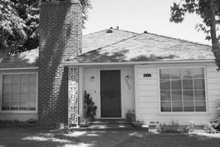
%> input picture tme1/Scene/CALsuburb/image_0013.jpg, 220 x 147 px, shrunk from 330 x 220 before the run
$ octave --eval "result = testExtractionSIFTsImage;"   (GNU Octave 9; MATLAB toolbox functions it lacks are replaced by stand-ins)
%> lines starting %> are read from the running program, lines starting %| are printed output that depends on the picture
%> in testExtractionSIFTsImage, I is the input picture: size 147x220 uint8; min 5, max 255, mean 131.1
### tme1/scripts/convolution_separable.m
function [ J ] = convolution_separable( I, hx , hy )
%> called with hx = [-1 0 1], hy = [0.25; 0.5; 0.25]

padding=1; % 0 = zero-padding, 1= recopie

% convloution 1 d selon l'axe des x
d = size(hx,2);
if(size(hx,1)~=1)
    'erreur filtre x pas de bonne dimension'
end

if(mod(d,2)~=1)
    'erreur filtre x paqs de taille impaire'
end

d1 = size(hy,1);

if(size(hy,2)~=1)
    'erreur filtre y pas de bonne dimension'
end

if(mod(d,2)~=1)
    'erreur filtre y paqs de taille impaire'
end

if(d1~=d)
    'erreur'
end


[n,m] = size(I);
%> n = 147; m = 220

t = (d-1)/2;

% Matrice de Toeplitz Tx : taille m+2*t,m
Tx = zeros(m+2*t,m);
for j=1:m
    Tx(j:j+d-1,j) = hx';
end
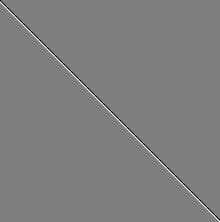
%> Tx: size 222x220 double; min -1, max 1, mean 0; drawn with min black and max white

% Ip : padding sur les colonnes : taille n,m+2*t
Ip = zeros(n,m+2*t);
Ip(:,t+1:m+t) = I(:,:);

if(padding==1)
    for i=1:t
        Ip(:,i) = I(:,1);
        Ip(:,m+t+i) = I(:,m);
    end
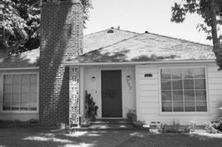
%> Ip: size 147x222 double; min 5, max 255, mean 130.8
end
% Calcul de la convolution selon le filtre hx
y = Ip * Tx;

% Padding de la r閜onse selon les lignes : yP taille n+2*t,m
yP = zeros(n+2*t,m);
yP(t+1:n+t,:)=y;

if(padding==1)
    for i=1:t
        yP(i,:) = y(1,:);
        yP(n+t+i,:) = y(n,:);
    end
%> yP: size 149x220 double; min -198, max 174, mean 0.3; mean of the top-left, top-right, bottom-left and bottom-right quarters 1.9, -1.5, -0.5, 1.3
end


% Matrice de Toeplitz Ty : taille n,n+2*t
Ty = zeros(n,n+2*t);

for i=1:n
    Ty(i,i:i+d-1) = hy';
end
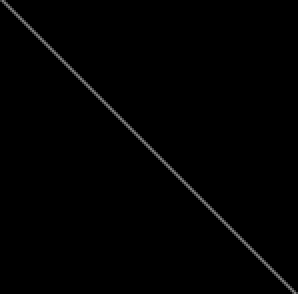
%> Ty: size 147x149 double (shown 2 times larger); min 0, max 0.5, mean 0.00671

J = Ty * yP;


end

### tme1/scripts/computeSIFTsImage.m
function [ sifts ] = computeSIFTsImage(I, s)
  sifts = [];

  Ix = convolution_separable(I, [-1 0 1], (1/4) * [1; 2; 1]);
  Iy = convolution_separable(I, (1/4)*[1 2 1], [-1; 0; 1]);
%> call 2 of convolution_separable, with hx = [0.25 0.5 0.25], hy = [-1; 0; 1]
%> after the loop in convolution_separable (call 2), `for i=1:t`:
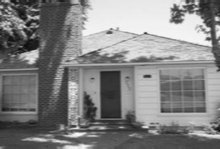
%> yP: size 149x220 double; min 9.25, max 251.2, mean 130.9
  Ig = sqrt(Ix .^ 2 + Iy .^ 2);
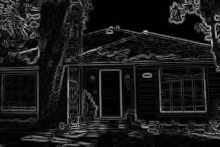
%> Ig: size 147x220 double; min 0, max 190.7, mean 26
  Ior = orientation(Ix, Iy, Ig);
  Mg = gaussSIFT(s);
  r = denseSampling(I, s, 8);

  for i=1:size(r,2)
  	sifts = [sifts ; computeSIFT(r(:,i), s, Ig, Ior, Mg)];
  end

end

### tme1/scripts/orientation.m
function [Iori] = orientation( Ix, Iy , Ig)

[n,m] = size(Ix);


taille = 8;
ori = zeros(taille,2);
for i=1:taille
    ori(i,1) =  cos(2*pi*(i-1)/taille);
    ori(i,2) =  sin(2*pi*(i-1)/taille);
end


Iori = zeros(n,m);

    for i=1:n
        for j=1:m
            if(Ig(i,j)>0)
                v = [ Ix(i,j) ; - Iy(i,j)] ;
                v = v/ norm(v);
                prod = ori * v;
                [Y,I] = max(prod);
                Iori(i,j) = I;
            end
        end
    end
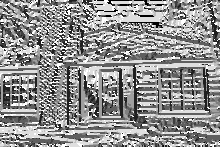
%> Iori: size 147x220 double; min 0, max 8, mean 4.59; drawn with min black and max white
%> after the loop, I = 4; Y = 0.962; prod = [-0.486; 0.275; 0.874; 0.962; 0.486; -0.275; -0.874; -0.962]; v = [-0.486; 0.874]


end

### tme1/scripts/gaussSIFT.m
function [ Mg ] = gaussSIFT(  s )
%> called with s = 16
sigma = 0.5 * s;
N2 = ceil(s/2);

Mg = zeros(s,s);
for i=1:s
    for j=1:s
        Mg(i,j) = 1/(2*pi*sigma*sigma) * exp (-( (i-N2) * (i-N2) + (j-N2) * (j-N2))/(2*sigma*sigma)  );
    end
end


end

### tme1/scripts/denseSampling.m
function [ r ] = denseSampling( I, s, delta )
%> called with s = 16, delta = 8


[w,h] = size(I);
%> w = 147; h = 220
nx = (w-s+1)/delta;
%> nx = 16.5
ny = (h-s+1)/delta;
%> ny = 25.62

r = zeros(2,ceil(nx)*ceil(ny));

cpt =1;
for i=1:delta:w
    depx=i;
    bstopx=0;
    if(i+s-1>w)
        depx = w-s+1;
        bstopx=1;
    end

    for j=1:delta:h
        depy=j;
        bstopy=0;
        if(j+s-1>h)
            depy = h-s+1;
            bstopy=1;
        end
        r(:,cpt) = [depx; depy];

        cpt = cpt +1;

        if(bstopy==1)
            break;
        end
    end
    if(bstopx==1)
        break;
    end
end
%> after the loop, cpt = 487


end

### tme1/scripts/computeSIFT.m
function [sift] = computeSIFT(pt, s, Ig, Ior, Mg)
  nbin = 8;
  ps = 4; % patch size
  sift = zeros(s, nbin);
  k = 1;
  for i = 1 : s/4
    for j = 1 : s/4
      r1 = (i - 1) * ps + pt(1);
      r2 = r1 + ps - 1;
      c1 = (j - 1) * ps + pt(2);
      c2 = c1 + ps - 1;

      h = zeros(nbin, 1);
      for r = 0:3
        for c = 0:3
          b = Ior(r1+r, c1+c);
          if b != 0
            h(b, 1) = h(b, 1) + Ig(r1+r, c1+c) * Mg(r+1, c+1);
          end
        end
      end

      sift(k,:) = h;
      k += 1;
    end
  end
  sift = reshape(sift', 1, s * nbin);

  if(norm(sift) < 0.4)
    sift = zeros(1,128);
    return
  end

  sift/=norm(sift);
  sift = min(sift,0.2);
  sift/=norm(sift);

end

### tme1/scripts/testExtractionSIFTsImage.m
function [sifts] = testExtractionSIFTsImage()

I = imread('../Scene/bedroom/image_0013.jpg');

sifts = computeSIFTsImage(I,16)
%> in computeSIFTsImage, `r = denseSampling(I, s, 8);`: r = 486 columns, first 8: [1 1 1 1 1 1 1 1; 1 9 17 25 33 41 49 57]
%> after the loop in computeSIFTsImage, `for i=1:size(r,2)`:
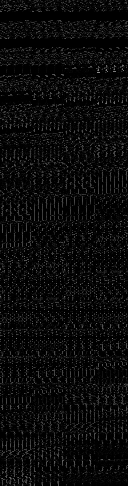
%> sifts: size 486x128 double; min 0, max 0.55, mean 0.0448

end

$ run again, with tme1/Scene/CALsuburb/image_0015.jpg copied over tme1/Scene/CALsuburb/image_0013.jpg
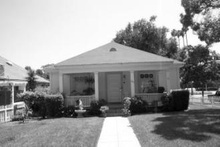
%> input picture tme1/Scene/CALsuburb/image_0015.jpg, 220 x 147 px, shrunk from 330 x 220 before the run
%> in testExtractionSIFTsImage, I is the input picture: size 147x220 uint8; min 0, max 255, mean 149
%> after the loop in orientation, `for i=1:n`:
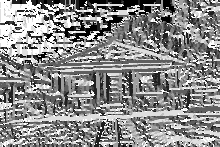
%> Iori: size 147x220 double; min 0, max 8, mean 4.4; drawn with min black and max white
%> after the loop in orientation, `for i=1:n`: I = 4; Y = 1; prod = [-0.707; -1.11e-16; 0.707; 1; 0.707; 2.22e-16; -0.707; -1]; v = [-0.707; 0.707]
%> in computeSIFTsImage, `r = denseSampling(I, s, 8);`: r = 486 columns, first 8: [1 1 1 1 1 1 1 1; 1 9 17 25 33 41 49 57]
%> after the loop in computeSIFTsImage, `for i=1:size(r,2)`:
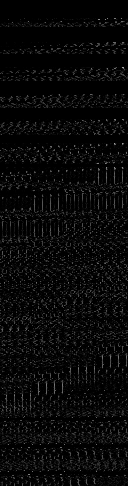
%> sifts: size 486x128 double; min 0, max 0.644, mean 0.0366

$ run again, with tme1/Scene/CALsuburb/image_0018.jpg copied over tme1/Scene/CALsuburb/image_0013.jpg
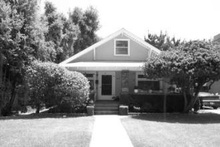
%> input picture tme1/Scene/CALsuburb/image_0018.jpg, 220 x 147 px, shrunk from 330 x 220 before the run
%> in testExtractionSIFTsImage, I is the input picture: size 147x220 uint8; min 5, max 255, mean 145.7
%> after the loop in orientation, `for i=1:n`:
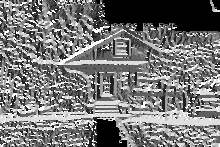
%> Iori: size 147x220 double; min 0, max 8, mean 3.77; drawn with min black and max white
%> after the loop in orientation, `for i=1:n`: I = 8; Y = 1; prod = [0.707; 1.11e-16; -0.707; -1; -0.707; -2.22e-16; 0.707; 1]; v = [0.707; -0.707]
%> in computeSIFTsImage, `r = denseSampling(I, s, 8);`: r = 486 columns, first 8: [1 1 1 1 1 1 1 1; 1 9 17 25 33 41 49 57]
%> after the loop in computeSIFTsImage, `for i=1:size(r,2)`:
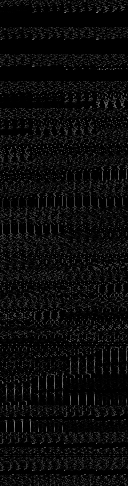
%> sifts: size 486x128 double; min 0, max 0.503, mean 0.0433

$ run again, with tme1/Scene/CALsuburb/image_0022.jpg copied over tme1/Scene/CALsuburb/image_0013.jpg
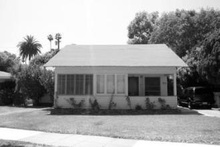
%> input picture tme1/Scene/CALsuburb/image_0022.jpg, 220 x 147 px, shrunk from 330 x 220 before the run
%> in testExtractionSIFTsImage, I is the input picture: size 147x220 uint8; min 0, max 255, mean 153.8
%> after the loop in orientation, `for i=1:n`: I = 7; Y = 0.999; prod = [-0.0322; -0.73; -0.999; -0.684; 0.0322; 0.73; 0.999; 0.684]; v = [-0.0322; -0.999]
%> in computeSIFTsImage, `r = denseSampling(I, s, 8);`: r = 486 columns, first 8: [1 1 1 1 1 1 1 1; 1 9 17 25 33 41 49 57]
%> after the loop in computeSIFTsImage, `for i=1:size(r,2)`:
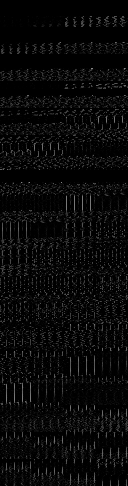
%> sifts: size 486x128 double; min 0, max 0.532, mean 0.0376
